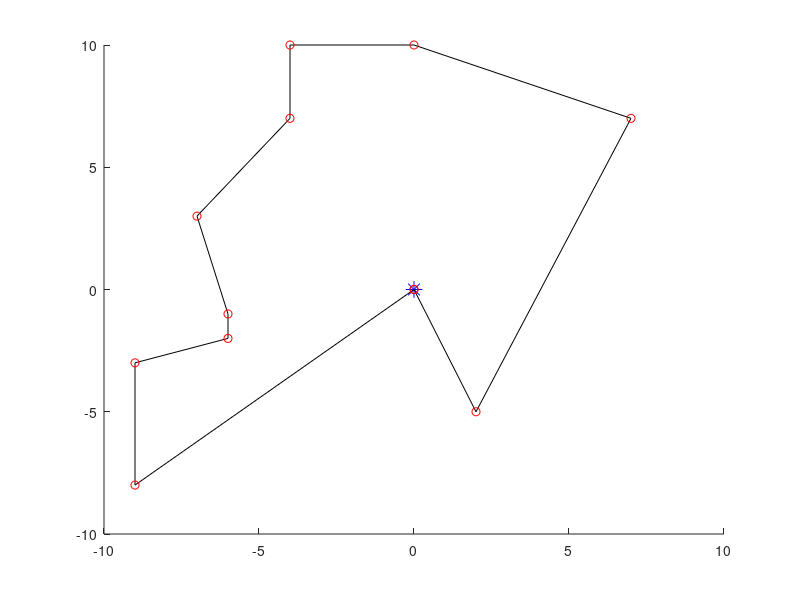
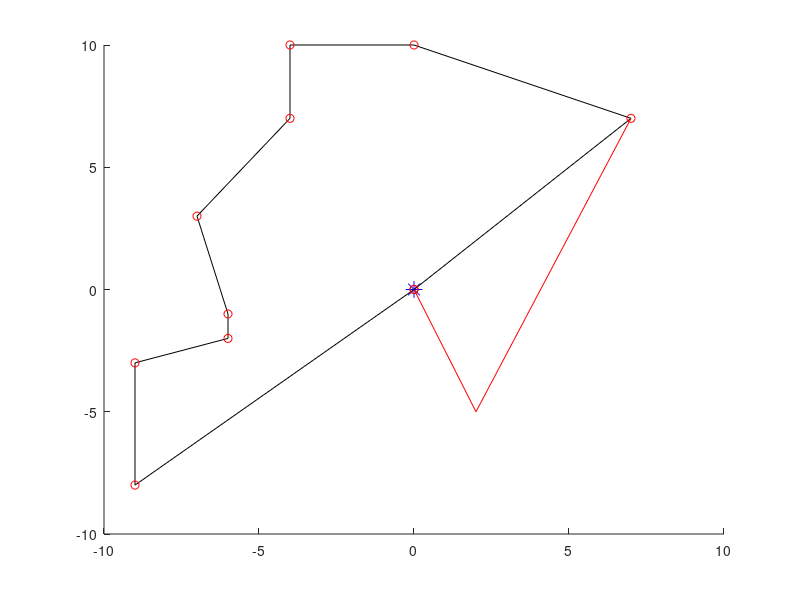
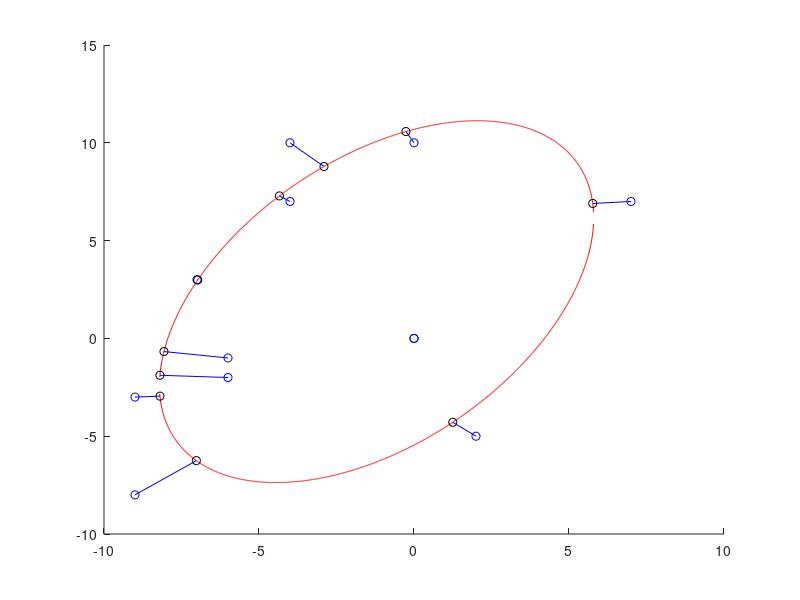

MATLAB code for these plots, in order:
function[] = TDRA( )
% This main function will execute the entirety of the Truck and Drone 
% routing algorithm. 

%%%
% When it comes to calculating the "travel time between two customers" we will 
% use the distance between the two nodes for trucks. When calculating the 
% travel time between two customers by UAV, we will use the distance but 
% divided by a speed factor of 1.5.
%%%

    % Variables 
    %      C0            Set of customer locations with depot as the starting
    %                     location where C0.x is the x location of the
    %                     customers and C0.y is the y locations of the
    %                     customers. 
    %       c            Number of customers
    %       U            Set of drones
    %       u            Number of drones
    % aafDistancesTruck  Travel times between two customers i & j by truck
    %     soln           Our representation of the solution where:
    %                      ansoln.Part1 represents the sequence of customers
    %                          visited by the truck
    %                      ansoln.Part2 represents the assignment of
    %                          customers to UAVs & also the sequence of
    %                          visits by each UAV
    %                      ansoln.Part3 represents the launch locations of
    %                          each UAV for every flight
    %                      ansoln.Part4 represents the reconvene locations of
    %                          each UAV for every flight
    %
    
    
    % Generate customer locations
%     C0.x = (50 - -50)*rand(1, 4) + -50;
%     C0.y = (50 - -50)*rand(1, 4) + -50;
%     C0.x = [ 0 -10 0 0 ]; % we treat the first slot as the depot;
%     C0.y = [ 0 0 -10 -5 ];  % we treat the first slot as the depot;
    C0.x = [ 0 randi([-10, 10], 1, 10) 0 ];
    C0.y = [ 0 randi([-10, 10], 1, 10) 0 ];
    
%     C0.x = [ 0 -4 -7 -6 4 6 2 9 8 7 6 0 ];
%     C0.y = [ 0 1 -3 -8 -9 -3 10 9 -2 -8 -8 0];
    
% %          0  1  2  3  4  0   Customer ID
% %          1  2  3  4  5  6   Indices
%     C0.x = [ 0  8  6 -7  1  0 ];
%     C0.y = [ 0 -2 -3 -3  2  0 ];

%            0  1  2  3  4  5  6  0  Customer ID
%            1  2  3  4  5  6  7  8  Indices
%     C0.x = [ 0 -2 -3  2  2  7 -4  0 ]; 
%     C0.y = [ 0  4  1  4  3  1  3  0 ]; 

% 
%     C0.x = [0, 1, 2, 3, 3, 2, 1, 0 ]
%     C0.y = [0, 1, 1, 0.1, -1, -1, -1, 0]

%%%%%%%%%%%%%%%%%%%%%%%%Testing ellipse fitting %%%%%%%%%%%%%%%%%%%%%%%%
% Slanted ellipse
%     C0.x = [ 1, 2, 3, 4, 4.5, 5, 5.5, 6, 6, 5.7, 5.5, 5, 4, 3, 1, ...
%              -1, -3, -6, -7, -7.5, -7, -6, ...
%              -3, -2, -1, -4, -5];
%     C0.y = [ 7, 6, 5, 4, 3, 2, 0.5, -1, -1.5, -3.5, -4, -5, -5.3, -5.2, -4.5,...
%              8, 8, 7, 6, 4, 2, 0, ...
%              -2.5, -3, -3.5, -1.5, -1];
    

% Ellipse along x axis; This works well 
%     C0.x = [ -3, -2.5, -2, -1.5, -1, -.5, 0, .5, 1, 1.5, 2, 2.5, 3, -3, -2.5, -2, -1.5, -1, -.5, 0, .5, 1, 1.5, 2, 2.5, 3 ];
%     C0.y = [ 0.54, 1.06, 1.34, 1.52, 1.64, 1.71, 1.73, 1.71, 1.64, 1.54, 1.34, 1.06, .54, -0.54, -1.06, -1.34, -1.52, -1.64, -1.71, -1.73, -1.71, -1.64, -1.54, -1.34, -1.06, -.54 ];

% Ellipse along y axis
%     C0.x = [ 0 [ -2 : 0.5 : 2 ] [ -2 : 0.5 : 2 ] 0]
%     C0.y = [0 sqrt( 1 - (C0.x(1 : 9).^2)/4 ) [ -1*sqrt( 1 - (C0.x(10 : 18).^2)/4 ) ] 0 ]
    



    % Plot the customer locations
%     hold on
%     figure( 1 );
%     plot(0,0,'b*', 'MarkerSize', 12)
%     plot(C0.x, C0.y, 'bo')
%     hold off

    
    % Numbers of customers (excluding the depot) 
    c = length(C0.x) - 2;
    
    % Number of drones
    U = [1, 2];
    u = length(U);
    
    % Initial and final temperature (Inputs for SA)
    T0 = 90;
    TFinal = 0.01; 
    Beta_SA = 0.99;
    Imax = 20;
    
    % Calculate the distances between each all points
    % Here, our first row of the columns is how far our depot is from each 
    % of the customers. 
    aafDistances = calculateDistances(C0.x, C0.y);
    
    
    % Initialize solution data structure
    soln.anPart1 = zeros(1, length(C0.x));  % the Truck Route
    soln.anPart2 = [-1];  % Assignment of customers to UAVs
    soln.anPart3 = [-1];  % Launch locations of the UAVs
    soln.anPart4 = [-1];  % Reconvene locations of the UAVs
    
    
    % Generate initial solution s, to the STRPD based on SA
    s = simulatedAnnealing(c, aafDistances, soln, T0, TFinal, Beta_SA, Imax, u);
    
%%%%%%%%%%%%%%%%%%%%%%%%%%%%%%%%%%%%%%%%%%%%%%%%%%%%%%%%%%%%%%%%%%%%%%%%
    % Test plotting our path with drones
    % THis is correct btw
%     s.anPart1 = [ 0 4 2 3 0 ];
%     s.anPart3 = [ 2 -1 ];   % These indices refer to the cell number in part 1, so this is wrong. 
%     s.anPart2 = [ 1 -1 ];   % visits customer 1
%     s.anPart4 = [ 3 -1 ];   % returns to index 2 of s.anPart1 (which is customer 3)
% 
%     s.anPart1 = [ 0 4 3 1 2 0 ];    % MOST RECENT TEST
%     s.anPart3 = [ 1 -1 4 ];
%     s.anPart2 = [ 5 -1 6 ];
%     s.anPart4 = [ 3 -1 5 ]; 
    
%     s.anPart1 = [ 0 4 2 0 ];
%     s.anPart3 = [ 2 3 -1 ];   % These indices refer to the cell number in part 1, so this is wrong. 
%     s.anPart2 = [ 1 3 -1 ];   % visits customer 1
%     s.anPart4 = [ 3 4 -1 ];   % returns to index 2 of s.anPart1 (which is customer 3)

%     s.anPart1 = [ 0 4 2 0 ];
%     s.anPart3 = [ 2 -1 3 ];   % These indices refer to the cell number in part 1, so this is wrong. 
%     s.anPart2 = [ 1 -1 3 ];   % visits customer 1
%     s.anPart4 = [ 3 -1 4 ];   % returns to index 2 of s.anPart1 (which is customer 3)

%     s.anPart1 = [ 0 4 2 0 ];
%     s.anPart3 = [ 2 -1 3 ];   % These indices refer to the cell number in part 1, so this is wrong. 
%     s.anPart2 = [ 1 -1 3 ];   % visits customer 1
%     s.anPart4 = [ 3 -1 4 ];   % returns to index 2 of s.anPart1 (which is customer 3)
%%%%%%%%%%%%%%%%%%%%%%%%%%%%%%%%%%%%%%%%%%%%%%%%%%%%%%%%
    
    % Plot the truck and drone route
    plot_route( C0, s, 1);
    
    
    % Initialize best solution, the rsult of the best solution, the 
    % iteration number, and the temperature
    s_best = s;
    fs_best = f(aafDistances, s_best, u);
    
    
    % Elliptical stuff
    solnOut = ellipticalCustomerAssignment( s_best, C0, u);
    
    % ALAN FIX THIS
    % The reason our plot isn't working too well is because for whatever
    % reason, the solnOut is choosing to return to a customer location that
    % is further away than the one it should be returning to . 
    hold on; 
    plot_route( C0, solnOut, 4)
    hold off; 
    
    f(aafDistances, solnOut, u)
    
end

%%%%%%%%%%%%%%%%%%%%%%%%%%%%%%%%%%%%%%%%%%%%%%%%%%%%%%%%%%%%%%%%%%%%%%%%%%%
function[ ] = plot_route( C0, s, fig_num ) 
% plot_route will take in the customer locations & the initial solution
% produced via the Simulated annealing method. It will then plot the route 
% the truck will take. 
% Input 
%   C0      The locations of all the customers
%   s       The route we are plotting 
%   u       The number of drones 
%  fig_num  The number of the figure
% Output
%   

    % Variables
    %    a, b     Placeholder variables for the coordinates 
    %  nCustInd   counter to keep track of the customer indices 
    
    % Plot the truck route
    nCustInd = 2;
    a = [ 0 ]; 
    b = [ 0 ]; 
    
    % Fill in these a and b arrays
%     for i = s.anPart1( 2 : length(C0.x) - 1 )
    for i = s.anPart1( 2 : length(s.anPart1) - 1)
        a(nCustInd) = C0.x(i+1);
        b(nCustInd) = C0.y(i+1);
        nCustInd = nCustInd + 1; 
        a;
        b;
    end

    a(end + 1) = 0;
    b(end + 1) = 0;


        
    % Initialize the coords visited by the drones
    aanDrones = zeros(length(s.anPart2)-1, 6);
    
    C0;
    s; 
    % Fill in this matrix
    for iCustomer = 1 : length(s.anPart2)        
        if s.anPart2(iCustomer) == -1
            aanDrones( iCustomer, : ) = -1*ones(1, 6);
%             aanDrones = [ aanDrones ; -1*ones(1, 6) ]
            
        else
            aanDrones(iCustomer, 1) = C0.x(s.anPart1(s.anPart3(iCustomer)) + 1);
            aanDrones(iCustomer, 4) = C0.y(s.anPart1(s.anPart3(iCustomer)) + 1);

            aanDrones(iCustomer, 3) = C0.x(s.anPart1(s.anPart4(iCustomer)) + 1);
            aanDrones(iCustomer, 6) = C0.y(s.anPart1(s.anPart4(iCustomer)) + 1);

            aanDrones(iCustomer, 2) = C0.x(s.anPart2(iCustomer) + 1);
            aanDrones(iCustomer, 5) = C0.y(s.anPart2(iCustomer) + 1);
        end
    end
    
    
    
    % Plot the drone route
    aColors = ["r--", "b--", "g--", "k--", "m--"];
        
    % 
    aDimensions = size(aanDrones);
    
    % Plot this stuff
    figure(fig_num)
    hold on; 
    plot(0,0,'b*', 'MarkerSize', 12)
    plot(a, b, 'k-')
    plot(a, b, "ro")
    
    iDrone = 1; 
    for iRow = 1 : aDimensions 
        x = [ 0 ];
        y = [ 0 ]; 
        
        if aanDrones(iRow, 1) == -1
            iDrone = iDrone + 1; 
        else
            for iCol = 1 : 3
                x(iCol) = aanDrones(iRow, iCol);
                y(iCol) = aanDrones(iRow, iCol+3);
            end
            
            plot(x, y, aColors(iDrone));
        end
    end
    hold off; 
end

function[ aafDistances ] = calculateDistances( x, y )
% calculateDistances will calculate the distances between all the points 
%   on the graph
% INPUT
%   x, y   the x and y coordinates of the customers
% OUTPUT
%   aafDistances   An array of distances where D_ij is the distance between 
%                    house i and house j; this matrix should be symmetric

    % Variables
    %
    
    % Initialize the distances array
    aafDistances = zeros(length(x));
    
    % Calculate the distances
    for i = 1 : length(x)
        for j = 1 : length(x)
            aafDistances( i, j ) = sqrt( (x(i) - x(j))^2 + (y(i) - y(j))^2 );
        end
    end
    
end

function[ s_best ] = ...
    simulatedAnnealing( c, aafDistances, soln, T0, TFinal, Beta_SA, Imax, u)
% simulatedAnnealing function will take in an array of distances 
% and will generate a random TRP (traveling repairman problem).
% INPUT
%   c              The length of the soln
%  aafdistances    Array of distances between customers
%  soln            Data structure of solution
%   T0             The initial temperature
%   TFinal         The final temperature we want to approach
%  Beta_SA         The cooling schedule for our simulated annealing
%   Imax           The maximum number of iterations
%   u              The numebr of drones
% OUTPUT
%  s_best          Returns the best solution to the TRP 


    % Variables
    %  soln       Data structure with solutions parts 1, 2, 3, and 4 
    %     s       Solution to the TRP problem
    %  s_best     Best solution
    % fs_best     The result of the best solution7
    %     T       The current temperature of our simulated annealing
    

    % Initialize our current and final temperatures
    T = T0;     
    
    % Generate a ranomd TRP (Traveling Repairman Problem) 
    % randomly insert all customers into vector    
    soln.anPart1 = [ 0 randperm(c) 0 ];
    s = soln; % create duplicate of soln for comparison
    
    % Initilaize the best solution and the best result 
    s_best = s;
    fs_best = f(aafDistances, s, u); 
    
    sPrime = soln;
    
    % Run the simulated annealing process
    while T > TFinal
        for i = 1 : Imax 
            % Find neighbor to s
            sPrime.anPart1 = neighbor(s);
            

            
            % Check if neighbor is better than current solution 
            diff = fs_best - f(aafDistances, sPrime, u);
            
            % Check if neighbor is better
            if f(aafDistances, sPrime, u) < f(aafDistances, s_best, u)
                s_best.anPart1 = sPrime.anPart1;
                fs_best = f(aafDistances, sPrime, u); 
            end
            
            % Boltzmann probability time babbbyyyy
            if rand() < exp(-abs(diff) / T)
                s.anPart1 = sPrime.anPart1;
            end
            
        end
        
        % Cooling schedule
        T = Beta_SA * T; 
    end
    
    
    
end

function[ solnOut ] = ellipticalCustomerAssignment( solnIn, C0, k )
% The ellipticalCustomerAssignment heuristic function will take in a soln
% and then will return another solution. 

% INPUT
%  solnIn      This is the input solution
%  C0          The locations (coordinates) of the customers
%  k           Number of drones
% OUTPUT
%  solnOut     This is the output solution

    % VARIABLES
    %    D        The design matrix
    %    C        The constraint matrix
    %    S        Scatter matrix
    %    V        Matrix with columns being the eigenvectors
    %    D        Matrix where diagonals are eigenvalues
    %    g        Anonymous function for distance from point to conic
    %    h        Anonymous function for distance between two points
    % aVectorScaled  The parameters that create our ellipse
    % anSortedTruckCustomers   Vector of truck customers sorted by distance
    %                          to ellipse
    % aafDistances  Get the distances between all the points
    
    
    % Create matrix of distances
    aafDistances = calculateDistances(C0.x, C0.y);
    
    % Assign initial variables 
    solnOut = solnIn; 
    fSolnOut = f( aafDistances, solnIn, k);
    
    % Fit an ellipse to C0 
    % First create our design matrix
    D = zeros(length(C0.x) - 1, 6);
    for iRow = 1 : length(C0.x) - 1
        D( iRow, 1 ) = (C0.x(iRow))^2;
        D( iRow, 2 ) = C0.x(iRow) * C0.y(iRow);
        D( iRow, 3 ) = (C0.y(iRow))^2;
        D( iRow, 4 ) = C0.x(iRow);
        D( iRow, 5 ) = C0.y(iRow);
        D( iRow, 6 ) = 1;
        

    end
    
    
    % Next our constraint matrix
    C = zeros(6); 
    C(1, 3) = 2;
    C(3, 1) = 2;
    C(2, 2) = -1; 
    
    % Create scatter matrix
    S = D' * D;
    
    % Find our eigenvalues and eigenvectors
    [ eigenvector, eigenvalue ] = eig( S, C );
    
    % Find the smallest eigenvalue
    fMinDiag = inf;
    for iDiagonal = 1 : 6
        if eigenvalue(iDiagonal, iDiagonal) > 1e-6 && eigenvalue(iDiagonal, iDiagonal) < fMinDiag
            iMinDiag = iDiagonal;
            fMinDiag = eigenvalue(iDiagonal, iDiagonal);
        end
    end
    
    
    % Scale the parameters so that a'C*a = 1
    aVector = eigenvector( :, iMinDiag );
    fScaling = aVector' * C * aVector;
    aVectorScaled = aVector / sqrt(fScaling);
        
    
    % This function gives us the algebraic distance of any point (x, y)
    % from the conic. 
    g = @( a, x, y) (a(1)*x.^2 + a(2).*x.*y + a(3)*y.^2 + a(4)*x + a(5)*y + a(6));
    
    
    % Create functions from the quadratic formulas    
    fplus  = @(a, x) ( -(a(2)*x + a(5)) + sqrt( (a(2)*x + a(5)).^2 - 4*a(3)*(a(1)*x.^2 + a(4)*x + a(6)) ) ) / (2*a(3));
    fminus = @(a, x) ( -(a(2)*x + a(5)) - sqrt( (a(2)*x + a(5)).^2 - 4*a(3)*(a(1)*x.^2 + a(4)*x + a(6)) ) ) / (2*a(3));
    
    
    % Create array of points
    afXData = [ min(C0.x) - 10 : 0.01 : max(C0.x) + 10 ];
    % Check to see if the x and y are imaginary
    counter = 1;
    for x = afXData
        if isreal(fplus( aVectorScaled, x )) && fplus( aVectorScaled, x) ~= 0
            afXGoodData(counter) = x;
            afYDataPositive(counter) = fplus( aVectorScaled, x ); 
        end
        
        if isreal(fminus( aVectorScaled, x )) && fminus( aVectorScaled, x) ~= 0
            afYDataNegative(counter) = fminus( aVectorScaled, x );
        end
        
        if isreal(fminus( aVectorScaled, x )) && isreal(fplus( aVectorScaled, x ))
            counter = counter + 1; 
        end
        
        
    end
               
    
    % Plot the points
    figure(12345)
    hold on; 
    plot(C0.x, C0.y, 'bo')
    plot(afXGoodData, afYDataPositive, 'r-')
    plot(afXGoodData, afYDataNegative, 'r-')
    

    
    % Given a customer point (xi, yi), find the point (x, y) on an ellipse
    % that minimizes the distance between (xi, yi) and (x, y)
    
    % Set the max number of iterations, the threshold
    % for convergence
    nMax = 30; 
    fThreshold = 10^(-6);
    
    % Hard code the function and its jacobian
    h = @(x, y, lambda, xi, yi, a) ...
        [ 2*x - 2*xi + 2*a(1)*x*lambda + a(2)*lambda*y + a(4)*lambda; 
          2*y - 2*yi + a(2)*lambda*x + 2*a(3)*lambda*y + a(5)*lambda; 
          a(1)*x^2 + a(2)*x*y + a(3)*y^2 + a(4)*x + a(5)*y + a(6) ];

    h_jacobian = @(x, y, lambda, xi, yi, a) ...
        [ 2 + 2*a(1)*lambda, a(2)*lambda, 2*a(1)*x + a(2)*y + a(4); 
          a(2)*lambda, 2 + 2*a(3)*lambda, a(2)*x + 2*a(3)*y + a(5); 
          2*a(1)*x + a(2)*y + a(4), a(2)*x + 2*a(3)*y + a(5), 0 ];
      
   % Initialize ellipse points
   afEllipse.x = [];
   afEllipse.y = [];
   
   % Initialize vector of distances
   afDistanceFromEllipse = zeros(1, length(C0.x)-2); 
    
   %Instead of iterating through the length of the arrays, iterate through   
   for nCustomer = solnIn.anPart1(2 : end - 1)
       % Set initial guess
       %                  x                y        lambda
       afGuess = [ C0.x(nCustomer + 1); C0.y(nCustomer + 1); 0 ]; 
       
       
       % Get the unknowns
       [ ae_vals, j, aUnknowns ] = ... 
           newtons_method( nMax, afGuess, fThreshold, h, h_jacobian, aVectorScaled, C0, nCustomer+1);
       
       % Plot the point on the ellipse
       plot(aUnknowns(1, j-1), aUnknowns(2, j-1), 'ko')
       
       % Store the ellipse point
       afEllipse.x = aUnknowns(1, j-1);
       afEllipse.y = aUnknowns(2, j-1); 
       
       % Calculate the distance between customers and closest pt on ellipse
       afDistanceFromEllipse( nCustomer ) = sqrt( (afEllipse.x(end) - C0.x(nCustomer+1))^2 + ...
           (afEllipse.y(end) - C0.y(nCustomer+1))^2 );
       
       % Plot those thangs 
       plot( [ C0.x(nCustomer+1); afEllipse.x ], [C0.y(nCustomer+1); afEllipse.y], 'b-' )
%        [ C0.x(nCustomer); afEllipse.x ]
% %        for i = 1 : length(C0.x)
% %            plot( [ C0.x(nCustomer+1); afEllipse.x(nCustomer) ], [C0.y(nCustomer+1); afEllipse.y(nCustomer)], 'b-' )
% %        end
% %        hold off; 
             
              % Final Output Lines
%        fprintf("\n")
%         fprintf("Final Output Line for Part (a)\n")
%         fprintf("Current k    |      e^(k+1)     |      x^(k+1)\n" );
%         fprintf("  %4d       |   %10.10f   |   [ %2.6f ; %2.6f; %2.6f ]   \n", k-2, ae_vals(k-1), aUnknowns(1, k-1), aUnknowns(2, k-1), aUnknowns(3, k-1))
       
   end
    
   hold off;
   
   
   % Sort the customer in descending order from distance to the ellipse
   afDistanceFromEllipse;
   [ afSortedDistances, anSortedTruckCustomers ] = sort( afDistanceFromEllipse, 2, "descend" );

   afSortedDistances;
   anSortedTruckCustomers;
   
   
   % Get the distance matrix (the distances between all the points)
   aafDistances = calculateDistances(C0.x, C0.y); 
   
   
    % Now we start looping until no feasible position is available for
    % customers in the list for re-insertion in UAV routes
%     feasible = 1;  %
    temp_counter = 0;     % this temporary counter will eventually be removed, 
                          % it is taking place of the feasibility thing
           
    bDone = 0;


    
% if for one iteration of the repeat loop, doesn't improve. 


    while ~bDone 
        % Initialize the "previous" best waiting time
        fTotalWaitingTimePrev = fSolnOut; 

        for i = 1 : length(anSortedTruckCustomers)           
            % Store the index of customer i in anSortedTruckCustomers
            jCust = anSortedTruckCustomers(i);  % customer index at index i in anSortedTruckCustomers
            
            % Select customer c_j in the list & remove it from truck route
            solnRemovedCustomer = soln_remove_truck_customer(solnIn, jCust);

%             %%%%% TEMPORARY STUFF REMOVE AFTER TESTING %%%%%
%             solnIn.anPart1 = [0 10 9 8 7 3 5 6 0];
%             solnIn.anPart3 = [ 1 6 -1 2 3 6];
%             solnIn.anPart2 = [11 1 -1 12 4 2];
%             solnIn.anPart4 = [3 7 -1 3 6 7];
%             solnIn
%             jCust = 8  % This is the customer we will be removing
%             %%%%% TEMPORARY STUFF REMOVE AFTER TESTING %%%%%
            
            % Check all potential positions in truck route
            for iTruckStop = 2 : length(solnIn.anPart1) - 1
                % Insert the customer in the truck route
                insertedTruckSoln = ...
                    soln_insert_truck_customer(solnRemovedCustomer, jCust, iTruckStop);
                
                
                % Check feasibility 
                % Totally checking feasibility, yep looks super great
                bFeasible = check_feasibility(insertedTruckSoln);           
                
                % Calculate the total waiting time
                fTruckInsertionWaitingTime = f( aafDistances, insertedTruckSoln, k ); 

                % Compare this s to our original s_out
                if bFeasible && (fTruckInsertionWaitingTime < fSolnOut)
                    solnOut = insertedTruckSoln; 
                    fSolnOut = fTruckInsertionWaitingTime; 
                end
            end

            % Intialize feasibility for inserting customer into drone
            bFeasible = 1; 
            
            indexindexindex = 1;
            % Check all potential positions in drone route
            for iDrone = 1 : k
                for iStopLeave = 1 : length(solnRemovedCustomer.anPart1)
                    for iStopReturn = iStopLeave + 1 : length(solnRemovedCustomer.anPart1)
                        % Insert the customer in the truck route
                        insertedDroneSoln = ... 
                            soln_add_drone_customer(solnRemovedCustomer,...
                            jCust, iDrone, iStopLeave, iStopReturn);

                        % Check feasibility
                        bFeasible = check_feasibility(insertedDroneSoln);

                        % Let's check what it looks like
%                         hold on; 
%                         plot_route( C0, insertedDroneSoln, indexindexindex)
%                         hold off;
                        
                        % Calculate the total waiting time
                        % note: when calculating wait times, we are using
                        % the CURRENT soln.anPart1 
                        fDroneInsertionWaitingTime = f( aafDistances, insertedDroneSoln, k); 

                        % Compare this to the solnOut
                        if bFeasible && (fDroneInsertionWaitingTime < fSolnOut)
                            solnOut = insertedDroneSoln; 
                            fSolnOut = fDroneInsertionWaitingTime; 
                        end

                        indexindexindex = indexindexindex + 1; 
                    end
                end
            end
        end % here here here


        % Remove the customer from the list
        anSortedTruckCustomers(1) = []; 


        % right here
        if fTotalWaitingTimePrev <= fSolnOut 
            bDone = 1; 
        end
    end

end

function[ ae_vals, k, aUnknowns ] = ...
    newtons_method( nMax, afGuess, fThreshold, h, h_jacobian, a, C0, iCustomer )
% Newton's method will approximate the roots of our function h. For this
% particular problem, h is the gradient of our distance formula. 
% Input
%   nMax               The maximum number of iterations
%   afGuess            Our initial guess
%   fThreshold         The threshold for convergence
%   h                  The function we are trying to find the root of 
%   h_jacobian         The jacobian of function h
%   aVectorScaled      The paramters we found to create our ellipse
%   C0                 Our set of customers
%   iCustomer          The current customer we are at
% Output
%   ae_vals            Array of error values
%   k                  Number of iterations
%   aUnknowns          Array of unknowns we are trying to find

    % Local Variables
    %  k           Number of iterations it took to converge
    %  e           The error value
    %  xi          x coordinate of the customers
    %  yi          y coordinate of the customers
    
    % Initialize k values and error value e
    k = 1; 
    e = 99;   % absurd error value
    
    % Create variables for the x and y coordinates of the customers
    xi = C0.x(iCustomer); 
    yi = C0.y(iCustomer); 
    
    % Initialize vector to hold the updating x, y, and lambda values and
    % vector for e values
    aUnknowns = zeros(3, nMax); 
    ae_vals = zeros(1, nMax); 
    aUnknowns(:, 1) = afGuess; 
    ae_vals(1) = e; 
    
    % Run Newton's Method for the vector case
    while k < nMax + 2 && ae_vals(k) > fThreshold
        aUnknowns(:, k+1) = aUnknowns(:, k) - ... 
            h_jacobian(aUnknowns(1, k), aUnknowns(2, k), aUnknowns(3, k), xi, yi, a) \ ...
            h(aUnknowns(1, k), aUnknowns(2, k), aUnknowns(3, k), xi, yi, a ); 
        
        % Calculate the error
        ae_vals(k+1) = norm( aUnknowns(:, k+1) - aUnknowns(:, k) );
        
        % Print k, the error and the value
%         fprintf("Current k    |      e^(k+1)     |      x^(k+1)\n" );
%         fprintf("  %4d       |   %10.10f   |   [ %2.6f ; %2.6f; %2.6f ]   \n", k-1, ae_vals(k+1), aUnknowns(1, k+1), aUnknowns(2, k+1), aUnknowns(3, k+1))
        
        % Update k 
        k = k + 1; 
    end
end

function[ solnOut ] = soln_remove_truck_customer(solnIn, jCust)
% The soln_remove_truck_Customer function takes in a solution structure and
% the customer j that we will be removing from the truck route. It will
% first loop over soln.anPart1 to find jCust. Then it will "remove him" by
% esentially shifting everyone in solnIn.anPart1 after him down by 1. 
% Input
%  solnIn     The solution we are currently working with
%  jCust      The customer we will be removing from part 1 of solnIn
% Output
%  solnOut    The resulting solution

    % Local variables
    %  iCustomer     counter variable to keep track of the customer index
    %  
    
    % Loop over soln.anPart1 to find jCust
    for iCustomer = 1 : length(solnIn.anPart1)
        if solnIn.anPart1(iCustomer) == jCust
            jCustIndex = iCustomer; 
        end
    end
    
    % Remove jCust and shift everyone down
    solnIn.anPart1(jCustIndex) = [];
    solnIn.anPart1;

    % Shift things in part 3 and part 4 that are after the removal slot
    % down by 1
    nDroneCounter = 1; 
    for nIndex = 1 : length(solnIn.anPart3)
        if solnIn.anPart3(nIndex) < 0
            nDroneCounter = nDroneCounter + 1;
            
        else
            if solnIn.anPart3(nIndex) > jCustIndex  % "if it comes after"
                solnIn.anPart3(nIndex) = solnIn.anPart3(nIndex) - 1;  
            end
            
            if solnIn.anPart4(nIndex) > jCustIndex
                solnIn.anPart4(nIndex) = solnIn.anPart4(nIndex) - 1; 
            end
        end
    end
    
    % Return the solnOut
    solnOut = solnIn; 
  
end

function[ solnOut ] = soln_insert_truck_customer(solnIn, jCust, iStop)
% The soln_insert_truck_customer method will take in the solution, the
% jCustomer we will be inserting, and the place where the truck will be
% inserted. 
% Inputer
%    solnIn    The input solution
%    jCust     the customer that will be inserted
%    iStop     Where the truck will be placed

    % Local Variables
    %
    
    % Initialize the out solution 
    solnOut = solnIn;
    
    % First insert values 1 to iStop - 1
    solnOut.anPart1 = solnIn.anPart1(1 : iStop - 1);
    
    % Next insert jCust
    solnOut.anPart1(iStop) = jCust; 
    
    % Next insert the remaining values iStop to the end of the array
    solnOut.anPart1 = [ solnOut.anPart1 solnIn.anPart1(iStop : end)]; 
    
    % Update anPart3 and anPart4
    nDroneCounter = 1; 
    for nIndex = 1 : length(solnIn.anPart3)
        if solnIn.anPart3(nIndex) < 0
            nDroneCounter = nDroneCounter + 1; 
        else
            if solnIn.anPart3(nIndex) >= iStop
                solnOut.anPart3(nIndex) = solnIn.anPart3(nIndex) + 1; 
            end
            
            if solnIn.anPart4(nIndex) >= iStop
                solnOut.anPart4(nIndex) = solnIn.anPart4(nIndex) + 1; 
            end
        end
    end             
end

function[ solnOut ] = ...
    soln_add_drone_customer(solnIn, jCust, iDrone, iStopLeave, iStopReturn)
% soln_add_drone_customer will take in the current solution data structure,
% the customer we will be including, the drone that will be delivering to
% it as well as where the drone will be departing from and arriving to. 
% Input
%  solnIn       Current solution
%  jCust        Customer we are inserting
%  iDrone       The drone that will be delivering to that customer
%  iStopLeave   The index from which the drone will be leaving (based off
%                of the indices from soln.anPart1) 
%  iStopReturn  The index where the drone will be returning (also based off
%                of the indices from soln.anPart1)

% Output
%  solnOut      The resutling solution. 

    % Local variable
    % iPart3Drone     The drone we are currently looking at in part 3
    
    
    % Find the drone we are looking for in solnIn.anPart3
    iPart3Drone = 1;                   
    nDroneCounter = 1;
    
    % Initialize the solnOut
    solnOut = solnIn; 
    
    solnIn;
    while (nDroneCounter ~= iDrone)
        % If we hit a separator (-1) increment the drone
        if (solnIn.anPart3(iPart3Drone) == -1)
            nDroneCounter = nDroneCounter + 1; 
        end
        iPart3Drone = iPart3Drone + 1; 
    end
    
    
    % Look for where iStopLeave fits in solnIn.anPart3 (start from
    % iPart3Drone)
    bPlaced = 0;
    iLeavePlacement = iPart3Drone; 
    while (~bPlaced)        
        % In the case that we want to assign drone n a customer, but there
        % are currently no drone n customers
        if iLeavePlacement > length(solnIn.anPart3)
            % Insert placeholder slot
            solnOut.anPart3(end + 1) = 0;
            solnOut.anPart2(end + 1) = 0; 
            solnOut.anPart4(end + 1) = 0; 
        end
                    
        if (solnOut.anPart3(iLeavePlacement) < iStopLeave)
            % Then we place it in index iLeavePlacement
            bPlaced = 1; 
            
        else
            % We iterate through
            iLeavePlacement = iLeavePlacement + 1; 

        end
    end
    
    
    % Shift oclumns in Part 3 up by 1
    % Shift the columns at & abova where it goes to the right by 1
    solnOut.anPart3 = solnIn.anPart3(1 : iLeavePlacement - 1); 
    
    % Insert the index it will be leaving from
    solnOut.anPart3(iLeavePlacement) = iStopLeave;
    
    % Insert the remaining values iStopLeave to the end of the array
    solnOut.anPart3 = [ solnOut.anPart3 solnIn.anPart3(iLeavePlacement : end) ];
    
    % ----
    % Shift columns in Part 2 up by 1
    % Shift the columns at & abova where it goes to the right by 1
    solnOut.anPart2 = solnIn.anPart2(1 : iLeavePlacement - 1);
    
    % Insert the customer jCust
    solnOut.anPart2(iLeavePlacement) = jCust; 
    
    % Insert the remaining values iStopLeave to the end of the array
    solnOut.anPart2 = [ solnOut.anPart2 solnIn.anPart2(iLeavePlacement : end) ]; 
    
    
    % ----
    % Shift the columns in Part 4 up by 1
    % Shift the columns at & above where it goes to the right by 1
    solnOut.anPart4 = solnIn.anPart4(1 : iLeavePlacement - 1);

    % Insert the customer return index
    solnOut.anPart4( iLeavePlacement ) = iStopReturn; 
    
    % Insert the remaining values iStopLeave to the end of the array
    solnOut.anPart4 = [ solnOut.anPart4 solnIn.anPart4(iLeavePlacement : end) ]; 
    
    
    solnOut;      
end

function[ sPrime ] = neighbor( soln )
% The neighbor function will implement the well-known 2-opt method for
% creating neighbors for our current solution s. Here, we must note that
% our 2-opt method will switch two customers within the vector of Parts 1
% and 2. The customers are selected randomly. Our 2-opt is a local search
% heuristic.

% INPUT
%   soln       Current solution data structure.
% OUTPUT
%  sPrime      A neighbor to input solution soln

    % Variables
    %    sPrime    The soln.anPart1 which is the neighbor to our original 
    %                soln.anPart1  
    %  randIndex1  The index of the customer that will be switched out from
    %                part 1 of the soln data structure
    %  randIndex2  The index of the customer that will be switched out from
    %                part 2 of the soln data structure. 
    %    nTemp     A temporary variable that holds the customer at index 
    %                randIndex1
    
    
    % Randomly pick two customer indices from anPart1 
    randIndex1 = -1;
    randIndex2 = -1;
    
    % Make sure that we don't pick the same two indices
    while randIndex1 == randIndex2
        randIndex1 = randi([2, length(soln.anPart1)-1]);
        randIndex2 = randi([2, length(soln.anPart1)-1]); 
    end
    
%     fprintf("Before switching: \n")
%     soln.anPart1
    
    % Switch their positions in soln.anPart1
    nTemp = soln.anPart1(randIndex1);
    soln.anPart1(randIndex1) = soln.anPart1(randIndex2);
    soln.anPart1(randIndex2) = nTemp; 
    
% %     fprintf("after switching: \n")
%     soln.anPart1
    
    % Return the new neighbor to the input solution
    sPrime = soln.anPart1;
    
end

function[ fTotalWaitTime ] = f( aafDistances, soln, k)
% This function f is our wait time function. In this case, we treat
%  the time = distance for our trucks and we calculate the time for the 
%  drones using a speed factor of 1.5

% INPUT
%   aafDistances    Array of floats containing the distances between custs.
%   soln            Data structure of solutions in parts 1, 2, 3 and 4 
%   k               Number of drones
% OUTPUT
%   fTotalWaitTime  Float of total wait time 
    

    % Variables
    %   alpha         Our speed factor for the drones. 
    %   aSoln         Current solution
    
    
    % Initialize constants
    alpha = 1.5;
    
    
    % Create temporary list of customers
    anCustomers = soln.anPart1;
    
    
    % Initialize total wait time
    fTotalWaitTime = 0;
    
    
    % Create vector arrival and departure times for drones and trucks
    aafDroneArrivalTime = zeros(k, length(aafDistances));
    aafTruckArrivalTime = zeros(1, length(aafDistances));
    aafTruckDepartureTime = zeros(1, length(aafDistances));
    
    
    soln;
    aafDistances;
    
    % Calculate the total wait time for the truck customers
    iPrevious = 1; 
    for iCustomerIndex = 2 : length(soln.anPart1) % Here iCustomerIndex = 1 & = length(soln.anPart1) are the nodes 
        iDrone = 1; % Initialize drone counter
        
        % Calculate the arrival time of the truck to this node        
%         aafTruckArrivalTime(anCustomers(iCustomerIndex) + 1) = ...
%             aafDistances( anCustomers(iCustomerIndex - 1) + 1, anCustomers(iCustomerIndex) + 1 ) ...
%           + aafTruckArrivalTime( anCustomers(iCustomerIndex - 1) + 1);
        aafTruckArrivalTime(anCustomers(iCustomerIndex) + 1) = ...
            aafDistances( anCustomers(iCustomerIndex - 1) + 1, anCustomers(iCustomerIndex) + 1 ) ...
          + aafTruckDepartureTime( anCustomers(iCustomerIndex - 1) + 1);
        
%         "Put this arrival times in aafTruckDepartureTimes and vector and 
%          then update them if they have a drone approaching that same
%          node. So that if there is no drone going towards customer at
%          iCustomerIndex, then they already have something in their truck
%          arrival time vector. That is, we are assuming that no customer
%          has a drone delivering to them. 
%          NOTE: ASSUME INSTANTANEOUS ARRIVAL AND DEPARTURE
        aafTruckDepartureTime(anCustomers(iCustomerIndex) + 1) = ...
            aafTruckArrivalTime(anCustomers(iCustomerIndex) + 1);
        

        
        for iReconveneIndex = 1 : length(soln.anPart4)
            
            % Check if we have an "X" there
            if soln.anPart4(iReconveneIndex) == -1
                iDrone = iDrone + 1;
            end
            
            % Get the arrival time of the drones
            if iCustomerIndex == soln.anPart4(iReconveneIndex) % This means there is a drone flying to this point

                % calculate distance from departure node to customer node
                a = aafDistances( anCustomers(soln.anPart3(iReconveneIndex)) + 1, soln.anPart2(iReconveneIndex) + 1);
                
                % Calculate distance from customer node to arrival node
                b = aafDistances( soln.anPart2(iReconveneIndex) + 1, anCustomers(soln.anPart4(iReconveneIndex)) + 1);
%                 b = aafDistances( soln.anPart2(iReconveneIndex) + 1, anCustomers(soln.anPart4(iReconveneIndex) + 1) );

                
                aafDroneArrivalTime(iDrone, anCustomers(soln.anPart4(iReconveneIndex)) + 1) = (a + b)/alpha;
                
                %%%% WORKS TILL HERE %%%%
                
                % if Truck is there before the drone, it must wait
                if aafTruckArrivalTime(anCustomers(iCustomerIndex) + 1) < ... 
                        max (aafDroneArrivalTime( :, anCustomers(iCustomerIndex) + 1 ) ) ...
                        + aafTruckDepartureTime(anCustomers(iPrevious) + 1) % added this addition bit

                    aafTruckDepartureTime(anCustomers(iCustomerIndex) + 1) = ...
                        max (aafDroneArrivalTime( :, anCustomers(iCustomerIndex) + 1) ) + ...
                        aafTruckDepartureTime(anCustomers(iPrevious) + 1);
                    % do we need to add everything up to this point to the
                    % distance traveled by the drone??
                elseif aafTruckArrivalTime(anCustomers(iCustomerIndex) + 1) > max( aafDroneArrivalTime( :, iCustomerIndex) )
                    % If the drone is there before the truck
                    aafTruckDepartureTime(anCustomers(iCustomerIndex) + 1) = aafTruckArrivalTime( anCustomers(iCustomerIndex) + 1);
                end
                    
            end
            
        end
       iPrevious = iPrevious + 1;  
    end
    
    
    % Get the total waiting time 
    fTotalWaitTime = aafTruckDepartureTime( soln.anPart1(end - 1) + 1 ); 


    %% NOTES
    % WE MIGHT HAVE TO CREATE IF STATEMENT FOR WHAT TO RETURN. For example,
    % if the last customer is visited by a drone and arrives there before
    % the truck, we are not interested in waiting for the truck to get
    % there (since our drone would have already delivered to the customer).
    %   In this case we don't want to return the aafTruckDepartureTime. 

    % Potential Fix: in the case that we visit a customer and the drone
    % gets there faster, IF there is a customer to visit afterwards, THEN
    % we choose the higher time. ELSE (last customer), we take the minimum.
    % Look at the picture titled "ECA_fig1"

end

function[ bFeasible ] = check_feasibility( solnIn, C0, aafDistances )
% This function will check the feasibility of the solution that is passed 
% in. It will check that several requirements are satisfied: 
% FOR DRONES: 
% - Travel distance for each drone <= max
% - Leaving stop of drone (part 3) < returning stop of drone (part 4)**
% - No overlapping drone trips (we don't give a drone in the air a delivery)
%       - for each slot in part 4, make sure entry in slot+1 of part 3 is 
%         >= the part 4 value
% GENERAL: 
% - Make sure each customer is delivered to 
% - Battery pack availability/battery life for consecutive trips
% - No out and back trips (covered by **) (part3 == part4)
% TRUCK: 
% - truck must start and end at the depot
% Input
%  solnIn         Input solution
%  C0             The customer locations
%  aafDistances   The distances between customer nodes
% Output
%   bFeasible  Boolean value that is true if the solution is feasible; 
%               false otherwise

    % Local variables
    %  maxDistance     The max distance permitted 

    % Initialize maxDistance variable
    maxDistance = 10; 
    
    % Initialize bFeasible to true
    bFeasible = 1; 

    % Make sure that drone isn't traveling back and forth
    iCustIndex = 1; 
    while iCustIndex <= length(solnIn.anPart3) && bFeasible
        if (solnIn.anPart3(iCustIndex) == solnIn.anPart4(iCustIndex) && solnIn.anPart3(iCustIndex) ~= -1)
            bFeasible = 0; 
        end

        if (solnIn.anPart3(iCustIndex) == 1 && (solnIn.anPart4(iCustIndex) == length(solnIn.anPart1)))
            bFeasible = 0; 
        end
        iCustIndex = iCustIndex + 1; 
    end

    % Make sure that the travel distance for each drone is not too far
%     for i = 1 : length(solnIn.anPart3)
%         afDistance = 0
%         if (solnIn.anPart3(i) ~= -1)
%             
%         end
%     end




end
